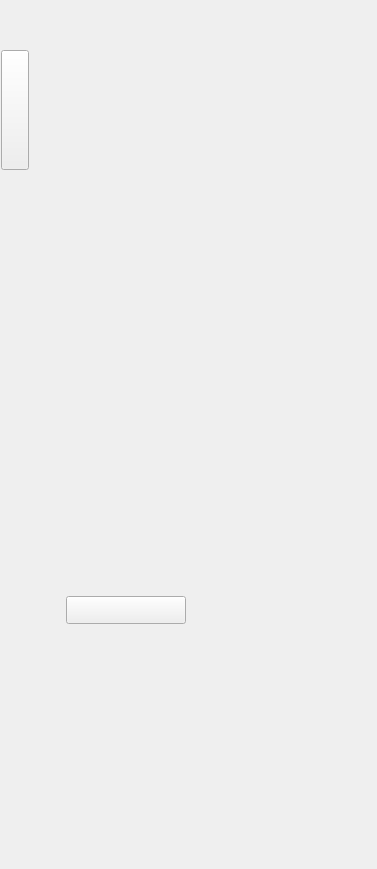
<?xml version="1.0" encoding="UTF-8"?>
<ui version="4.0">
 <class>HideSplit</class>
 <widget class="QWidget" name="HideSplit">
  <property name="geometry">
   <rect>
    <x>0</x>
    <y>0</y>
    <width>377</width>
    <height>869</height>
   </rect>
  </property>
  <property name="sizePolicy">
   <sizepolicy hsizetype="Preferred" vsizetype="Preferred">
    <horstretch>0</horstretch>
    <verstretch>0</verstretch>
   </sizepolicy>
  </property>
  <property name="windowTitle">
   <string>Form</string>
  </property>
  <layout class="QHBoxLayout" name="horizontalLayout">
   <property name="margin">
    <number>0</number>
   </property>
   <item>
    <widget class="QWidget" name="widget" native="true">
     <widget class="QWidget" name="hsplit" native="true">
      <property name="geometry">
       <rect>
        <x>1</x>
        <y>1</y>
        <width>28</width>
        <height>218</height>
       </rect>
      </property>
      <property name="maximumSize">
       <size>
        <width>30</width>
        <height>16777215</height>
       </size>
      </property>
      <layout class="QVBoxLayout" name="verticalLayout">
       <property name="margin">
        <number>0</number>
       </property>
       <item>
        <spacer name="verticalSpacer">
         <property name="orientation">
          <enum>Qt::Vertical</enum>
         </property>
         <property name="sizeHint" stdset="0">
          <size>
           <width>20</width>
           <height>40</height>
          </size>
         </property>
        </spacer>
       </item>
       <item>
        <widget class="QPushButton" name="lbutt">
         <property name="minimumSize">
          <size>
           <width>0</width>
           <height>120</height>
          </size>
         </property>
         <property name="maximumSize">
          <size>
           <width>28</width>
           <height>120</height>
          </size>
         </property>
         <property name="text">
          <string/>
         </property>
        </widget>
       </item>
       <item>
        <spacer name="verticalSpacer_2">
         <property name="orientation">
          <enum>Qt::Vertical</enum>
         </property>
         <property name="sizeHint" stdset="0">
          <size>
           <width>20</width>
           <height>40</height>
          </size>
         </property>
        </spacer>
       </item>
      </layout>
     </widget>
     <widget class="QWidget" name="container" native="true">
      <property name="geometry">
       <rect>
        <x>60</x>
        <y>80</y>
        <width>344</width>
        <height>391</height>
       </rect>
      </property>
     </widget>
     <widget class="QWidget" name="vsplit" native="true">
      <property name="geometry">
       <rect>
        <x>30</x>
        <y>590</y>
        <width>191</width>
        <height>41</height>
       </rect>
      </property>
      <layout class="QHBoxLayout" name="horizontalLayout_2">
       <property name="margin">
        <number>0</number>
       </property>
       <item>
        <spacer name="horizontalSpacer">
         <property name="orientation">
          <enum>Qt::Horizontal</enum>
         </property>
         <property name="sizeHint" stdset="0">
          <size>
           <width>26</width>
           <height>20</height>
          </size>
         </property>
        </spacer>
       </item>
       <item>
        <widget class="QPushButton" name="rbutt">
         <property name="minimumSize">
          <size>
           <width>120</width>
           <height>0</height>
          </size>
         </property>
         <property name="maximumSize">
          <size>
           <width>120</width>
           <height>28</height>
          </size>
         </property>
         <property name="text">
          <string/>
         </property>
        </widget>
       </item>
       <item>
        <spacer name="horizontalSpacer_2">
         <property name="orientation">
          <enum>Qt::Horizontal</enum>
         </property>
         <property name="sizeHint" stdset="0">
          <size>
           <width>27</width>
           <height>20</height>
          </size>
         </property>
        </spacer>
       </item>
      </layout>
     </widget>
    </widget>
   </item>
  </layout>
 </widget>
 <resources/>
 <connections/>
</ui>
